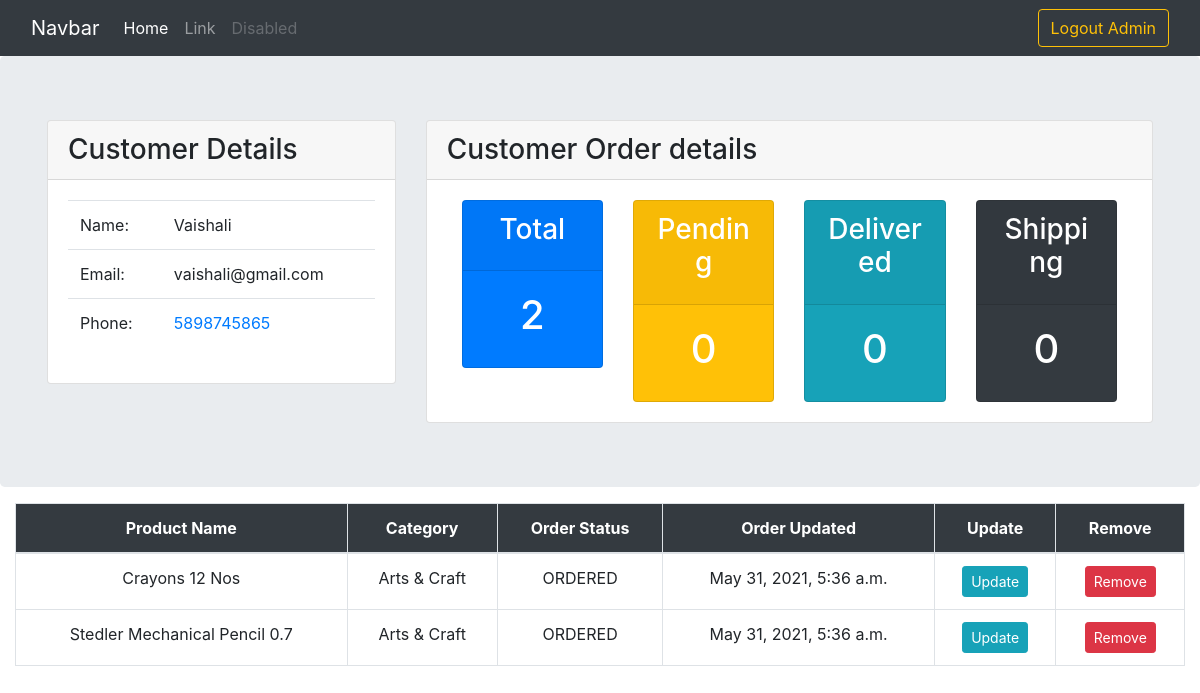
Page /customer/4 (signed in) on the committed database.
### first_app/models.py (models this page shows, shortened)
class Customer(models.Model):
    user = models.OneToOneField(User,null=True,on_delete=models.CASCADE)
    name = models.CharField(max_length=200)
    email = models.EmailField()
    phone = models.CharField(max_length=13)
    pincode = models.IntegerField()
    address = models.TextField()
    date_added = models.DateTimeField(auto_now_add=True)

class Order(models.Model):
    ORDER_STATUS = (
    ("ORDERED","ORDERED"),
    ("PENDING","PENDING"),
    ("DELIVERED","DELIVERED"),
    ("SHIPPING","SHIPPING"),
    ("ARRIVING","ARRIVING")
    )
    order_status = models.CharField(max_length=150,choices=ORDER_STATUS)
    product = models.ForeignKey(Product,on_delete=models.CASCADE)
    customer = models.ForeignKey(Customer,on_delete=models.CASCADE)
    date_added = models.DateTimeField(auto_now_add=True)

class Product(models.Model):
    name = models.CharField(max_length=200)
    category = models.ForeignKey(Category,on_delete=models.CASCADE)
    tags = models.ManyToManyField(Tag)
    price = models.FloatField()
    description = models.TextField(max_length=1000)

class Category(models.Model):
    name = models.CharField(max_length=220)
    date_added = models.DateTimeField(auto_now_add=True)
    def __str__(self):
        return self.name

### first_app/views.py (the view)
# urls.py: path('customer/<int:pk>',views.customer,name='customer'),
@login_required(login_url='login_user')
def customer(request,pk):
    customer = Customer.objects.get(id=pk)
    orders = customer.order_set.all()
    total = orders.count()
    pending = orders.filter(order_status="PENDING").count()
    delivered = orders.filter(order_status="DELIVERED").count()
    shipping = orders.filter(order_status="SHIPPING").count()
    context = {'customer':customer,'orders':orders,
               'total':total,'pending':pending,'delivered':delivered,
               'shipping':shipping}
    return render(request,'first_app/customer.html',context=context)

### templates/first_app/customer.html (shortened to what this page needs)
{% extends "first_app/layout/main_base.html" %}
{% block content_block %}
  <div class="container-fluid px-0">
    <div class="jumbotron mb-0">
      <div class="row mx-0">
        <div class="col-4">
          <div class="card">
            <div class="card-header">
              <h3 class="mb-0">Customer Details</h3>
            </div>
            <div class="card-body">
              <table class="table">
                <tr>
                  <td>Name:</td>
                  <td>{{customer.name}}</td>
                </tr>
                <tr>
                  <td>Email:</td>
                  <td>{{customer.email}}</td>
                </tr>
                <tr>
                  <td>Phone:</td>
                  <td><a href="tel:{{customer.phone}}">{{customer.phone}}</a></td>
                </tr>
              </table>
            </div>
          </div>
        </div>
        <div class="col-8">
          <div class="card">
            <div class="card-header">
              <h3 class="mb-0">Customer Order details</h3>
            </div>
            <div class="card-body">
              {% include "first_app/components/stats.html" %}
            </div>
          </div>
        </div>
      </div>
    </div>
    <div class="col-12 py-3">
      <table class="table table-bordered">
        <thead class="bg-dark text-white">
          <tr class="text-center">
            <th>Product Name</th>
            <th>Category</th>
            <th>Order Status</th>
            <th>Order Updated</th>
            <th>Update</th>
            <th>Remove</th>
          </tr>
        </thead>
        <tbody>
          {% for order in orders %}
            <tr class="text-center">
              <td>{{order.product.name}}</td>
              <td>{{order.product.category}}</td>
              <td>{{order.order_status}}</td>
              <td>{{order.date_added}}</td>
              <td class="text-center">
                <a href="{% url 'update_order' order.id %}" class="btn btn-sm btn-info">Update</a>
              </td>
              <td class="text-center">
                <button
                  data-product="{{order.product.name}}"
                  data-order ="{{order.id}}"
                  data-toggle="modal" data-target="#delete_order"
                  class="btn btn-sm btn-danger del_order_btn">Remove</button>
              </td>
            </tr>
          {% endfor %}
        </tbody>
      </table>
    </div>
  </div>
{% endblock content_block %}

### templates/first_app/components/navbar.html (shortened to what this page needs)
<nav class="navbar navbar-expand-lg navbar-dark bg-dark">
  <div class="container-fluid">
    <a class="navbar-brand" href="#">Navbar</a>
    <div class="collapse navbar-collapse" id="navbarSupportedContent">
      {% if request.user.username %}
      <ul class="navbar-nav me-auto mb-2 mb-lg-0">
        <li class="nav-item">
          <a class="nav-link active" aria-current="page" href="#">Home</a>
        </li>
        <li class="nav-item">
          <a class="nav-link" href="#">Link</a>
        </li>
        <li class="nav-item">
          <a class="nav-link disabled" href="#" tabindex="-1" aria-disabled="true">Disabled</a>
        </li>
      </ul>
      {% endif %}
      <div class="form-inline ml-auto">
        {% if request.user.username %}
          <a href="{% url 'logout' %}" class="btn btn-outline-warning">
            Logout {{request.user.username | title }}
          </a>
          {% else %}
          <a href="{% url 'login_user' %}" class="btn btn-outline-success">Login</a>
        {% endif %}
    </div>
    </div>
  </div>
</nav>

### rows in the picture
Customer: name "Vaishali", email "vaishali@gmail.com", phone "5898745865"
Order: product.name "Crayons 12 Nos", product.category "Arts & Craft", order_status "ORDERED", date_added "May 31, 2021, 5:36 a.m."
Order: product.name "Stedler Mechanical Pencil 0.7", product.category "Arts & Craft", order_status "ORDERED", date_added "May 31, 2021, 5:36 a.m."

### other values in the picture
{{ request.user.username | title }} "Admin"
{{ total }} "2"
{{ pending }} "0"
{{ delivered }} "0"
{{ shipping }} "0"
